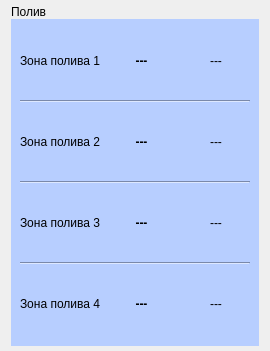
<?xml version="1.0" encoding="UTF-8"?>
<ui version="4.0">
 <class>Form_water_short</class>
 <widget class="QWidget" name="Form_water_short">
  <property name="geometry">
   <rect>
    <x>0</x>
    <y>0</y>
    <width>270</width>
    <height>351</height>
   </rect>
  </property>
  <property name="sizePolicy">
   <sizepolicy hsizetype="Minimum" vsizetype="Preferred">
    <horstretch>0</horstretch>
    <verstretch>0</verstretch>
   </sizepolicy>
  </property>
  <property name="minimumSize">
   <size>
    <width>270</width>
    <height>0</height>
   </size>
  </property>
  <property name="maximumSize">
   <size>
    <width>270</width>
    <height>16777215</height>
   </size>
  </property>
  <property name="sizeIncrement">
   <size>
    <width>270</width>
    <height>0</height>
   </size>
  </property>
  <property name="baseSize">
   <size>
    <width>270</width>
    <height>0</height>
   </size>
  </property>
  <property name="windowTitle">
   <string>Form</string>
  </property>
  <layout class="QGridLayout" name="gridLayout_2">
   <property name="topMargin">
    <number>5</number>
   </property>
   <property name="bottomMargin">
    <number>5</number>
   </property>
   <property name="verticalSpacing">
    <number>0</number>
   </property>
   <item row="0" column="0">
    <widget class="QLabel" name="label_title">
     <property name="sizePolicy">
      <sizepolicy hsizetype="Preferred" vsizetype="Fixed">
       <horstretch>0</horstretch>
       <verstretch>0</verstretch>
      </sizepolicy>
     </property>
     <property name="font">
      <font>
       <pointsize>9</pointsize>
       <italic>false</italic>
       <bold>false</bold>
      </font>
     </property>
     <property name="text">
      <string>Полив</string>
     </property>
    </widget>
   </item>
   <item row="1" column="0">
    <widget class="QFrame" name="frame">
     <property name="mouseTracking">
      <bool>true</bool>
     </property>
     <property name="styleSheet">
      <string notr="true">background-color: rgba(183, 206, 255, 255);</string>
     </property>
     <property name="frameShape">
      <enum>QFrame::NoFrame</enum>
     </property>
     <property name="frameShadow">
      <enum>QFrame::Raised</enum>
     </property>
     <property name="lineWidth">
      <number>1</number>
     </property>
     <property name="midLineWidth">
      <number>0</number>
     </property>
     <layout class="QGridLayout" name="gridLayout">
      <item row="1" column="0">
       <layout class="QVBoxLayout" name="verticalLayout">
        <item>
         <layout class="QHBoxLayout" name="horizontalLayout_3">
          <item>
           <widget class="QLabel" name="label">
            <property name="text">
             <string>Зона полива 1</string>
            </property>
           </widget>
          </item>
          <item>
           <widget class="QLabel" name="label_last1">
            <property name="font">
             <font>
              <pointsize>9</pointsize>
              <bold>true</bold>
             </font>
            </property>
            <property name="text">
             <string>---</string>
            </property>
            <property name="alignment">
             <set>Qt::AlignCenter</set>
            </property>
           </widget>
          </item>
          <item>
           <widget class="QLabel" name="label_mode1">
            <property name="font">
             <font>
              <pointsize>9</pointsize>
              <bold>false</bold>
             </font>
            </property>
            <property name="text">
             <string>---</string>
            </property>
            <property name="alignment">
             <set>Qt::AlignCenter</set>
            </property>
           </widget>
          </item>
         </layout>
        </item>
        <item>
         <widget class="Line" name="line_4">
          <property name="orientation">
           <enum>Qt::Horizontal</enum>
          </property>
         </widget>
        </item>
        <item>
         <layout class="QHBoxLayout" name="horizontalLayout_5">
          <item>
           <widget class="QLabel" name="label_2">
            <property name="text">
             <string>Зона полива 2</string>
            </property>
           </widget>
          </item>
          <item>
           <widget class="QLabel" name="label_last2">
            <property name="font">
             <font>
              <pointsize>9</pointsize>
              <bold>true</bold>
             </font>
            </property>
            <property name="text">
             <string>---</string>
            </property>
            <property name="alignment">
             <set>Qt::AlignCenter</set>
            </property>
           </widget>
          </item>
          <item>
           <widget class="QLabel" name="label_mode2">
            <property name="font">
             <font>
              <pointsize>9</pointsize>
              <bold>false</bold>
             </font>
            </property>
            <property name="text">
             <string>---</string>
            </property>
            <property name="alignment">
             <set>Qt::AlignCenter</set>
            </property>
           </widget>
          </item>
         </layout>
        </item>
        <item>
         <widget class="Line" name="line_3">
          <property name="orientation">
           <enum>Qt::Horizontal</enum>
          </property>
         </widget>
        </item>
        <item>
         <layout class="QHBoxLayout" name="horizontalLayout_6">
          <item>
           <widget class="QLabel" name="label_3">
            <property name="text">
             <string>Зона полива 3</string>
            </property>
           </widget>
          </item>
          <item>
           <widget class="QLabel" name="label_last3">
            <property name="font">
             <font>
              <pointsize>9</pointsize>
              <bold>true</bold>
             </font>
            </property>
            <property name="text">
             <string>---</string>
            </property>
            <property name="alignment">
             <set>Qt::AlignCenter</set>
            </property>
           </widget>
          </item>
          <item>
           <widget class="QLabel" name="label_mode3">
            <property name="font">
             <font>
              <pointsize>9</pointsize>
              <bold>false</bold>
             </font>
            </property>
            <property name="text">
             <string>---</string>
            </property>
            <property name="alignment">
             <set>Qt::AlignCenter</set>
            </property>
           </widget>
          </item>
         </layout>
        </item>
        <item>
         <widget class="Line" name="line_2">
          <property name="orientation">
           <enum>Qt::Horizontal</enum>
          </property>
         </widget>
        </item>
        <item>
         <layout class="QHBoxLayout" name="horizontalLayout_4">
          <item>
           <widget class="QLabel" name="label_4">
            <property name="text">
             <string>Зона полива 4</string>
            </property>
           </widget>
          </item>
          <item>
           <widget class="QLabel" name="label_last4">
            <property name="font">
             <font>
              <pointsize>9</pointsize>
              <bold>true</bold>
             </font>
            </property>
            <property name="text">
             <string>---</string>
            </property>
            <property name="alignment">
             <set>Qt::AlignCenter</set>
            </property>
           </widget>
          </item>
          <item>
           <widget class="QLabel" name="label_mode4">
            <property name="font">
             <font>
              <pointsize>9</pointsize>
              <bold>false</bold>
             </font>
            </property>
            <property name="text">
             <string>---</string>
            </property>
            <property name="alignment">
             <set>Qt::AlignCenter</set>
            </property>
           </widget>
          </item>
         </layout>
        </item>
       </layout>
      </item>
     </layout>
    </widget>
   </item>
  </layout>
 </widget>
 <resources/>
 <connections/>
</ui>
